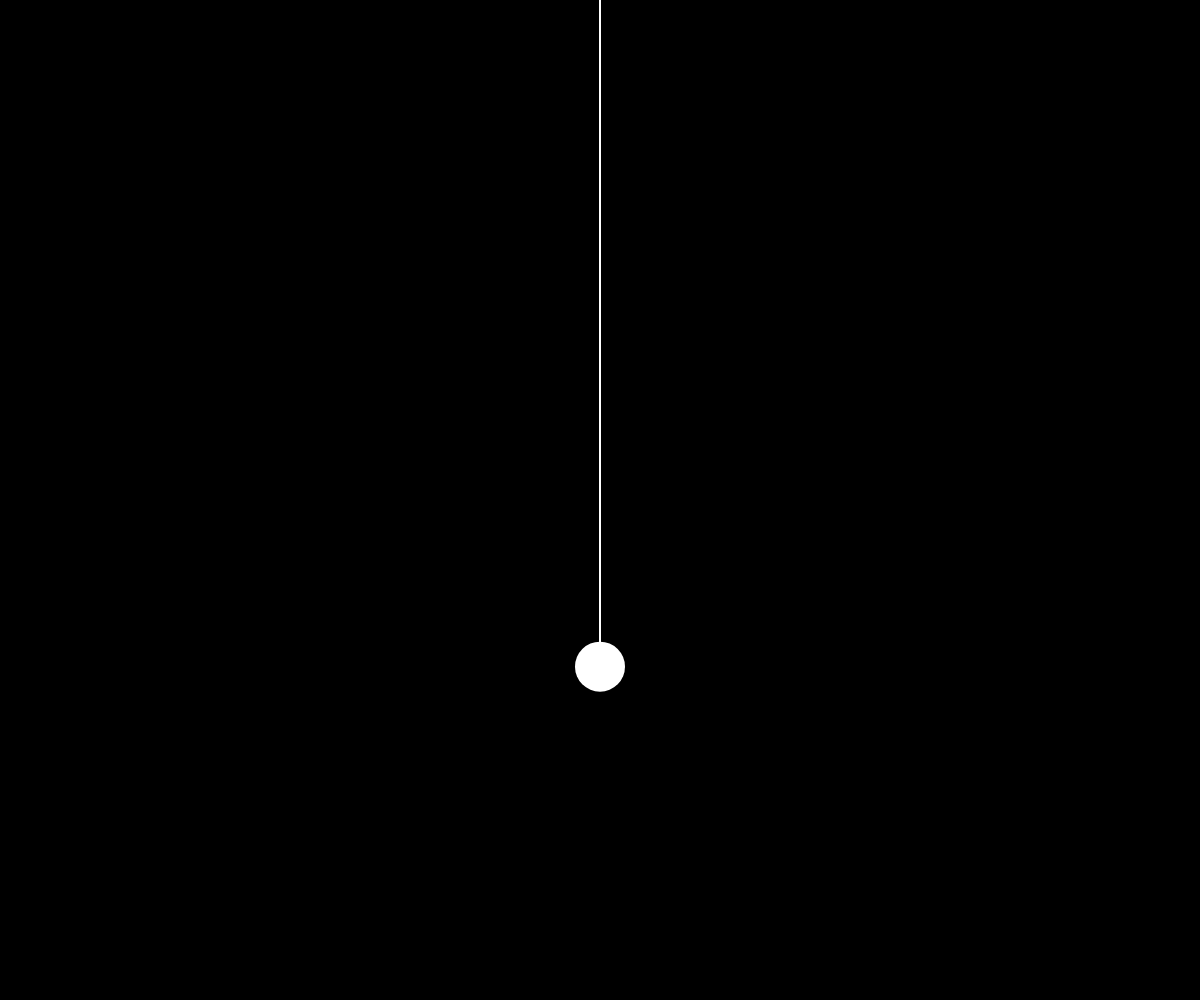
Frame 1 (no input)
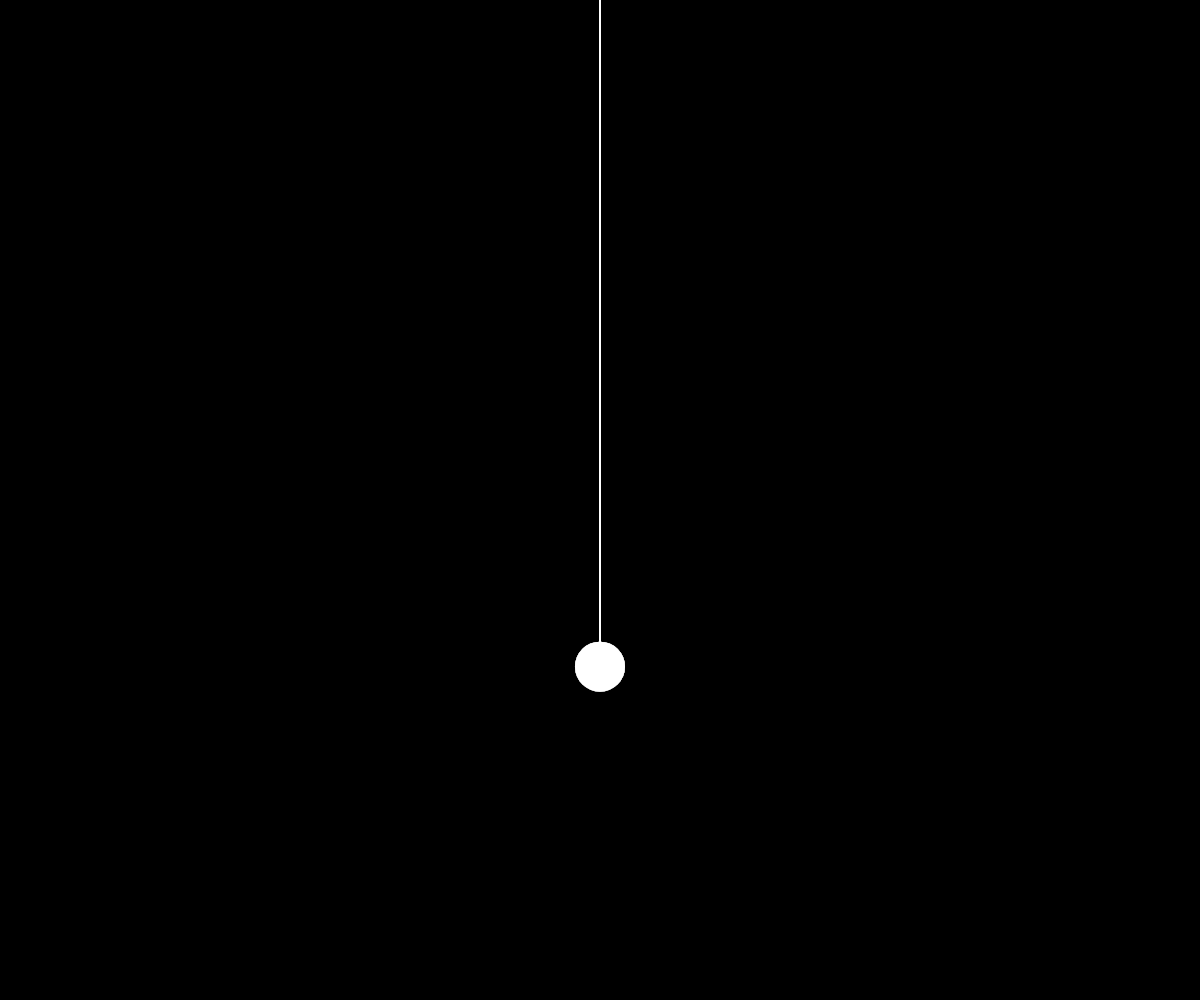
Frame 60 (no input)
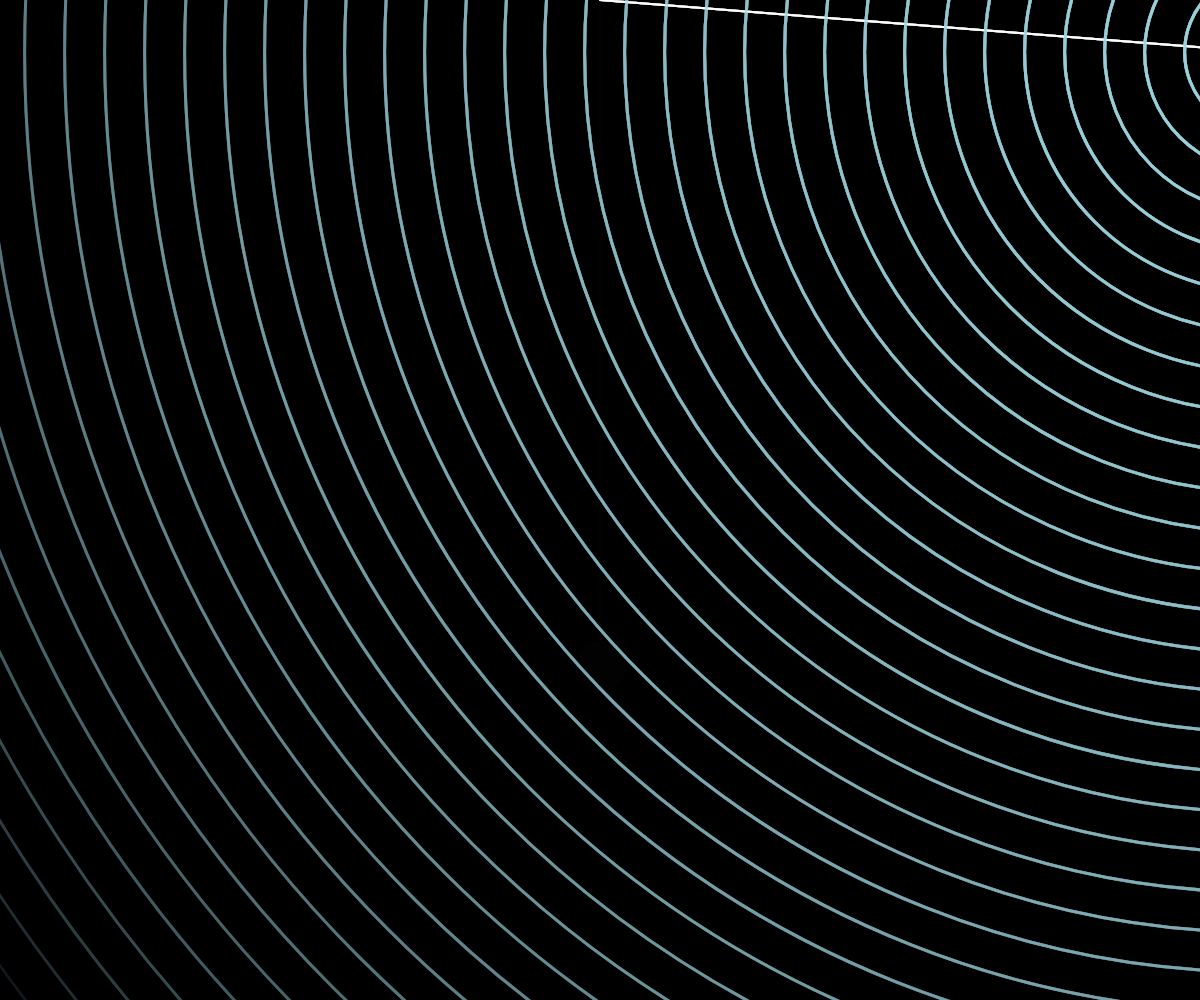
Frame 120 (the mouse pressed at the canvas centre since frame 60)

The p5.js sketch that drew these frames (run headless with seeded random() and noise() and a simulated clock; from frame 60 on, the mouse is pressed at the canvas centre):

// p5.js sketch
// ── sketch.js
// Spring tied to center of screen, making sound when it hits the walls.

var numOsc = 10;
var gains = [];
var oscs = [];
var doFirst = 1;
var bellRatios1 = [1, 2.002435312,	3.010045662,	4.007458143,	4.420091324,	5.047369863,	6.276712329,	7.221917808,	8.94261796,	9.578386606,	9.862557078,	11.15449011];
var bellRatios2 = [1,	2.004081633,	2.979591837,	3.191836097,	4.016326531,	5.481632653,	5.651020408,	7.242857143, 8.94, 9.5783, 9.86];
var bellRatios3 = [1,	3.836161616,	2.982626263,	3.989090909,	4.956565657,	5.114909091,	5.861090909,	5.971717172,	6.119191919,	7.353131313,	8.81769697,	9.288080808,	10.20363636];
var bellRatios4 = [1,	2.014130278,	3.038832555,	4.041629816,	6.063473128,	7.02811658,	9.459264896,	13.75964129, 14.76994591,	20.54032374,	25.86540241, 31.50825809];
var bellRatios5 = [1,	7.170425359,	11.39745326,	17.05662422,	20.99918721,	22.87401788,	29.49986454,	38.10132755,	40.89515037];
var bellRatios6 = [1,	1.499228216,	1.746473029,	2.067219917,	2.365767635,	2.653112033,	2.840248963,	2.989211618,	3.28340249,	3.851659751,	4.439834025];
var bellRatios7 = [1,	2.757972665,	3.745254366,	4.114654518,	5.012784738,	6.452287396,	6.866268033,	7.732536067,	10.14018603];
var bellRatios8 = [1,	1.996111471,	2.357096565,	3.918664938,	5.314322748,	5.867141931,	6.550226831,	8.102592353,	10.51198963];
var bellRatios9 = [1,	1.00963831,	1.036245117,	1.36603764,	1.543567696,	2.022629737,	2.072490235,	2.314189114,	3.002358849,	3.057550855];
var bellRatios10 = [1,	1.775485437,	1.998179612,	2.775637136,	3.775788835,	5.219356796,	5.557342233,	8.235740291,	11.73134102,	15.6403216];
var bellRatios11 = [1,	2.854926077,	5.158120088,	5.715599362,	6.165749508,	7.331513384,	9.329588069,	11.48392937,	13.94731246,	14.95107688,	16.73262547];
var bellRatios12 = [1,	1.762993568,	2.144635898,	2.932062538,	3.239940842,	3.450161979,	4.738485375,	5.067726184,	6.896978731];
var bellRatios13 = [1,	1.968132192,	1.997133583,	2.038865236,	2.064705138,	2.087678624,	2.132951144,	2.719597016,	4.005298655];
var bellRatios14 = [1, 1.005,	2.99,2.01,2.780258162,	5.2,5.226150342,	7.667122248,	8.240394837,	11.74047077,	15.65770691];

var fundamental = 220;
var randFreqs = [];
var bendSpeedSlow = 2.0;
var bendSpeedFast = 1.0;
var decayMax = .9;
var timeOfLastRing = 0;
var detune = .2;
var decay = 10;

var context;

// for circle waves
var maxCircles = 40;

var circles = [];
var p, acceleration;

var s = [];
var e = [];
var buffer = 1;
var i;

var bounciness = 0.1;
var sensitivity = 0.3;
var stiffness = 0.05;
var damping = 0.05;

var max_angle;


function setup() {
  createCanvas(windowWidth,windowHeight);

  background(0);

  p = new Particle(width/2, height/2);
  acceleration = createVector(0, 0);

  initSound();

  //calculate maximum angle
  max_angle = Math.asin((width/2)/(height*2/3)) * 180 / Math.PI;

  console.log(height);
}

function draw() {

  background(0,50);

  p.steer(stiffness, damping);
  p.update(acceleration);
  p.display();

  collisionTest();
  drawCircles();

  // Move the second one according to the mouse
  if (mouseIsPressed) {
    p.theta = 90;
    p.velocity = 0;
    // add theta control
  }

  if (p.velocity < 0) {
    p.velocity += abs(accelerationX) * -1 * sensitivity; }
  else  {
    p.velocity += abs(accelerationX)* sensitivity; }

}

function collisionTest ()
{
  var collision = false;
  if (p.position.x < buffer)
  {
    p.theta = -1 * max_angle;
    collision = true;
  }
  else if (p.position.y < buffer)
  {
    p.position.y = 0;
    collision = true;
  }
  else if (p.position.x > width - buffer)
  {
    p.theta = max_angle;
    collision = true;
  }
  else if (p.position.y > height - buffer)
  {
    p.position.y = height;
    collision = true;
  }

  if (collision) {
    ring(abs(p.velocity) / 500.0); // ring based on value of velocity
    p.velocity = -1*bounciness*p.velocity;
    circles.push([0,p.position.x,p.position.y,0,0]); // 0, position.x, position.y, circle_size, num_circles
  }
}


function initSound(){

  // Fix up prefixing
window.AudioContext = window.AudioContext || window.webkitAudioContext;
context = new AudioContext();
  
  //create a random array of frequencies
  for (var i = 0; i < numOsc; i++) {
    
      randFreqs[i] = random(100, 12000);
  }
  
  //sort them lowest to highest
  randFreqs.sort(function(a,b){return a-b});
  //print(randFreqs);

  for (i = 0; i < numOsc; i++) {

    var o = context.createOscillator();
    o.frequency.value = randFreqs[i];
    o.detune.value = random(-4, +4); // random detuning

    var g = context.createGain();

    // connect nodes
    o.connect(g);
    g.gain.value = 0.0;
    //g.gain.value = (1.0 / ((numOsc) * 4));
    g.connect(context.destination);
    o.start(0);
    oscs.push(o);
    gains.push(g);
  }

}

// circle = [0, x, y, circleSize, numCircles]

function drawCircles(){
  for (var i = 0; i < circles.length; i++)
  {
    var thisCircle = circles[i];
    var circleSize = thisCircle[3];

    // calculate opacity based on number of circles so far
    var numCircles = thisCircle[4];
    var opacity = 1 - numCircles/maxCircles;

    if (numCircles < maxCircles)
    {
      // draw circle
      noFill();
      strokeWeight(3);
      var circleColor = 'rgba(155, 211, 221,' + opacity + ')';
      //console.log(circleColor);
      stroke(circleColor);
      ellipse(thisCircle[1], thisCircle[2], circleSize, circleSize);

      //increment next version
      circles[i][3] += (width / 15);
      ++circles[i][4];
    }
    else
    {
      circles.splice(i,1);
    }
  } 
}

function ring(amplitude)
{
  var timeSinceLastRing = (context.currentTime - timeOfLastRing);
  
  if (timeSinceLastRing > 0.1)
  {
    //ring the bell, using an amplitude based on the velocity
    for (var i = 0; i < numOsc; i++) 
    {
      //ramp up to the amplitude of the harmonic quickly (within 7ms)
      gains[i].gain.setTargetAtTime((random(0.0000001,(amplitude *(1.0/numOsc)))), context.currentTime, 0.0001);
      //ramp down to almost zero (non-zero to avoid divide by zero in exponential function) over the decay time for the harmonic
      gains[i].gain.setTargetAtTime(0.0000001, (context.currentTime+.015), random(0.00001, decayMax));
    }
  }
  timeOfLastRing = context.currentTime;
}


window.addEventListener('touchstart', function() 
{
  counter = 0;
  if (doFirst) {
    myNoise = context.createOscillator('Noise');
    myNoise.start(0);
    myNoise.disconnect();
  }

  // this stuff is to avoid tuning issues caused by 48k vs 44.1k sample rates
  var playInitSound = function playInitSound() {
      var source = context.createBufferSource();
      source.buffer = context.createBuffer(1, 1, 48000);
      source.connect(context.destination);
      if (source.start) {
          source.start(0);
      } else {
          source.noteOn(0);
      }
  };
  playInitSound();
  if (context.sampleRate === 48000) {
      context = new AudioContext();
      playInitSound();
  } 

}, false);


//this function will force the random bell to glissando into a tuned bell.
function sweep()
{
  //roll dice for octave
  var octave = pow(2,(round(random(0,3))));
  print(octave);
  
  //roll dice for which bell overtone series
  var whichBell = round(random(0,13));
  print(whichBell);
  
  // now adjust the overtones to match the chosen bell
  for (var i = 0; i < numOsc; i++) 
  {
    if (whichBell === 0)
    {
      oscs[i].frequency.setTargetAtTime((bellRatios1[i] * fundamental * octave), 0.0, random(bendSpeedFast, bendSpeedSlow));
    }
    else if (whichBell == 1)
    {
      oscs[i].frequency.setTargetAtTime((bellRatios2[i] * fundamental * octave), 0.0, random(bendSpeedFast, bendSpeedSlow));
    }
    else if (whichBell == 2)
    {
      oscs[i].frequency.setTargetAtTime((bellRatios3[i] * fundamental * octave), 0.0, random(bendSpeedFast, bendSpeedSlow));
    }
    else if (whichBell == 3)
    {
      oscs[i].frequency.setTargetAtTime((bellRatios4[i] * fundamental * octave), 0.0, random(bendSpeedFast, bendSpeedSlow));
    }
    else if (whichBell == 4)
    {
      oscs[i].frequency.setTargetAtTime((bellRatios5[i] * fundamental * octave), 0.0, random(bendSpeedFast, bendSpeedSlow));
    }
    else if (whichBell == 5)
    {
      oscs[i].frequency.setTargetAtTime((bellRatios6[i] * fundamental * octave), 0.0, random(bendSpeedFast, bendSpeedSlow));
    }
    else if (whichBell == 6)
    {
      oscs[i].frequency.setTargetAtTime((bellRatios7[i] * fundamental * octave), 0.0, random(bendSpeedFast, bendSpeedSlow));
    }
    else if (whichBell == 7)
    {
      oscs[i].frequency.setTargetAtTime((bellRatios8[i] * fundamental * octave), 0.0, random(bendSpeedFast, bendSpeedSlow));
    }
    else if (whichBell == 8)
    {
      oscs[i].frequency.setTargetAtTime((bellRatios9[i] * fundamental * octave), 0.0, random(bendSpeedFast, bendSpeedSlow));
    }
    else if (whichBell == 9)
    {
      oscs[i].frequency.setTargetAtTime((bellRatios10[i] * fundamental * octave), 0.0, random(bendSpeedFast, bendSpeedSlow));
    }
    else if (whichBell == 10)
    {
      oscs[i].frequency.setTargetAtTime((bellRatios11[i] * fundamental * octave), 0.0, random(bendSpeedFast, bendSpeedSlow));
    }
    else if (whichBell == 11)
    {
      oscs[i].frequency.setTargetAtTime((bellRatios12[i] * fundamental * octave), 0.0, random(bendSpeedFast, bendSpeedSlow));
    }
    else if (whichBell == 12)
    {
      oscs[i].frequency.setTargetAtTime((bellRatios13[i] * fundamental * octave), 0.0, random(bendSpeedFast, bendSpeedSlow));
    }
    else if (whichBell == 13)
    {
      oscs[i].frequency.setTargetAtTime((bellRatios14[i] * fundamental * octave), 0.0, random(bendSpeedFast, bendSpeedSlow));
    }
    
    oscs[i].detune.value = random(-0, +0); // random detuning
  }
}

// ── particle.js
// Based on Shiffman's Particle Class
// Custom Particle Class
function Particle(x,y) {
  this.theta = 0;
  this.acceleration = 0;
  this.velocity = 0;
  this.position = createVector(x,y);
  //this.maxspeed = Infinity;
  //this.maxForce = Infinity;
  this.resting = createVector(width/2,2*height/3); // where the ball hangs
  this.base = createVector(width/2,0); // where the clapper is attached
  this.r = 50;

  // Integrate acceleration
  this.update = function(additional_acceleration) {
    this.velocity += this.acceleration;
    this.acceleration += this.additional_acceleration;
    //this.velocity.limit(this.maxspeed); // Limit speed
    this.theta += this.velocity;

    // prevent useless small calculations
    if (abs(this.theta) < 0.02) {
      this.theta = 0;
      this.velocity = 0;
    }

    var theta_in_radians = this.theta * Math.PI / 180; // temp
    this.position.x = sin(theta_in_radians) * this.resting.y + this.resting.x;
    this.position.y =  cos(theta_in_radians) * this.resting.y;
    this.acceleration = 0;  // Reset acceleration to 0 each cycle
  }

  this.steer = function(k1,k2) {
    this.acceleration = -k1*(this.theta)-k2*this.velocity;
    //this.acceleration.limit(this.maxforce);  // Limit to maximum steering force
  }

  this.display = function() {
    stroke(255);
    strokeWeight(2);
    line(this.base.x,this.base.y,p.position.x,p.position.y);
    noStroke();
    fill(255);
    ellipse(this.position.x, this.position.y, this.r, this.r);
  }
}
